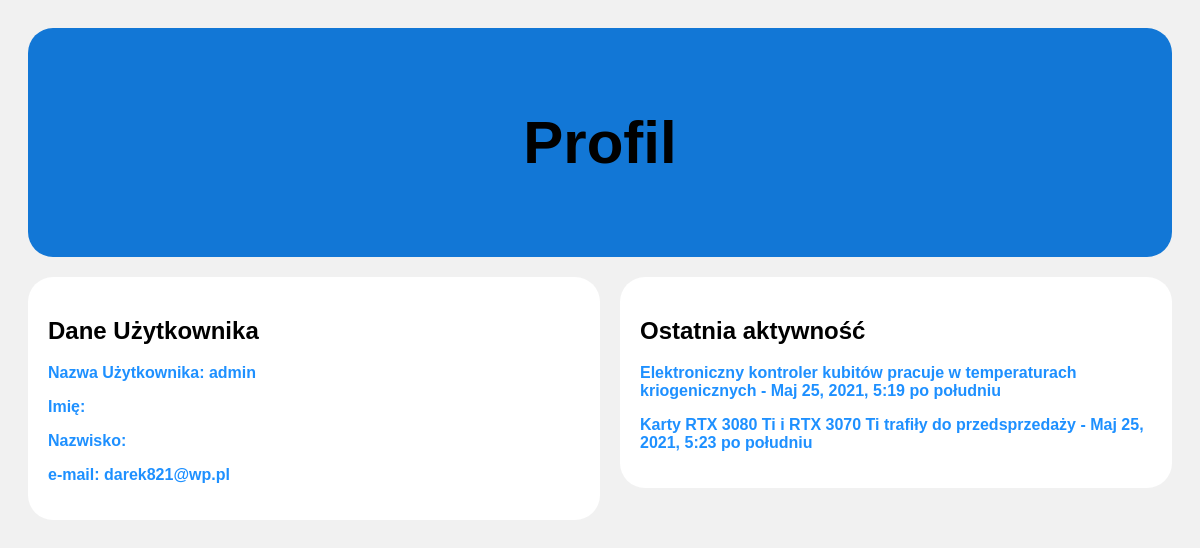
/profil (signed in), run on the app's committed database.
### news/models.py (models this page shows, shortened)
class Wiadomosci(models.Model):
    tytul = models.CharField('Tytuł', max_length=255)
    tresc = models.TextField(verbose_name='Treść')
    uzytkownik = models.ForeignKey(User, on_delete=models.CASCADE)
    data = models.DateTimeField('Data dodania', auto_now_add=True)
    image = models.ImageField(upload_to='images/', null=True, verbose_name="Obrazek: ")
    class Meta:
        verbose_name = "Wiadomość"
        verbose_name_plural = "Wiadomości"

### news/views.py (the view)
# urls.py: path('profil', views.profil, name = 'profil')
def profil(request):
    news = Wiadomosci.objects.all()
    return render(request, 'profil.html', {'news': news})

### templates/profil.html (shortened to what this page needs)
<!DOCTYPE html>
<html>
<head>
</head>
<body>
    <div class="header">
      <h2>Profil</h2>
    </div>
    <div>
        <div class="leftcolumn">
            <div class="card">
                <h2>Dane Użytkownika</h2>
                <p>Nazwa Użytkownika: {{user.username}}</p>
                <p>Imię: {{user.first_name}}</p>
                <p>Nazwisko: {{user.last_name}}</p>
                <p>e-mail: {{user.email}}</p>
            </div>
        </div>
        <div class="rightcolumn">
            <div class="card">
                <h2>Ostatnia aktywność</h2>
                {% for entry in news %}
                {% if entry.uzytkownik == user %}
                    <p>{{entry.tytul}} - {{entry.data}}</p>
                {% endif %}
                {% endfor %}
            </div>
        </div>
    </div>
</body>
</html>

### templates/profil.html (style rules this page uses)
* { box-sizing: border-box; }
body { font-family: Arial; padding: 20px; background: #f1f1f1; }
.header { padding: 30px; font-size: 40px; text-align: center; background: rgb(18, 119, 214); border-radius: 25px; }
.leftcolumn { float: left; width: 50%; }
.rightcolumn { float: left; width: 50%; padding-left: 20px; }
.card { background-color: white; padding: 20px; margin-top: 20px; border-radius: 25px; }
p { font-weight: bold; color: dodgerblue; }

### data on the page
Wiadomosci: tytul "Elektroniczny kontroler kubitów pracuje w temperaturach kriogenicznych", data "Maj 25, 2021, 5:19 po południu"
Wiadomosci: tytul "Karty RTX 3080 Ti i RTX 3070 Ti trafiły do przedsprzedaży", data "Maj 25, 2021, 5:23 po południu"

### other printed values
{{ user.username }} "admin"
{{ user.email }} "darek821@wp.pl"
